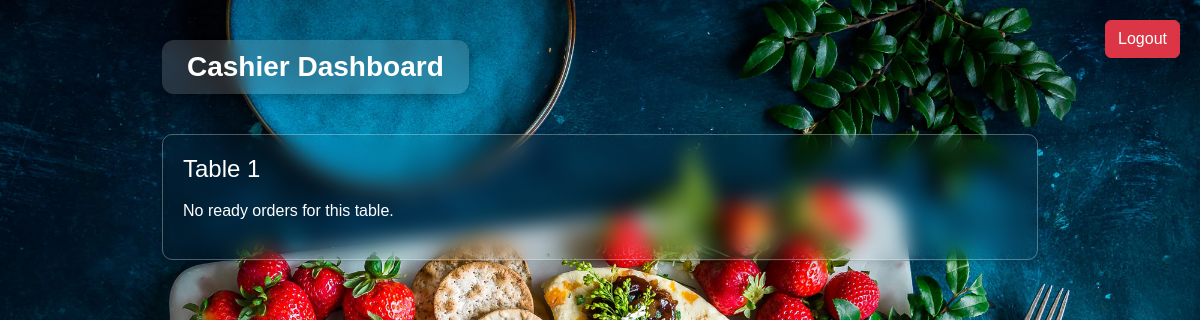
Before: /cashier/ with the older database file.
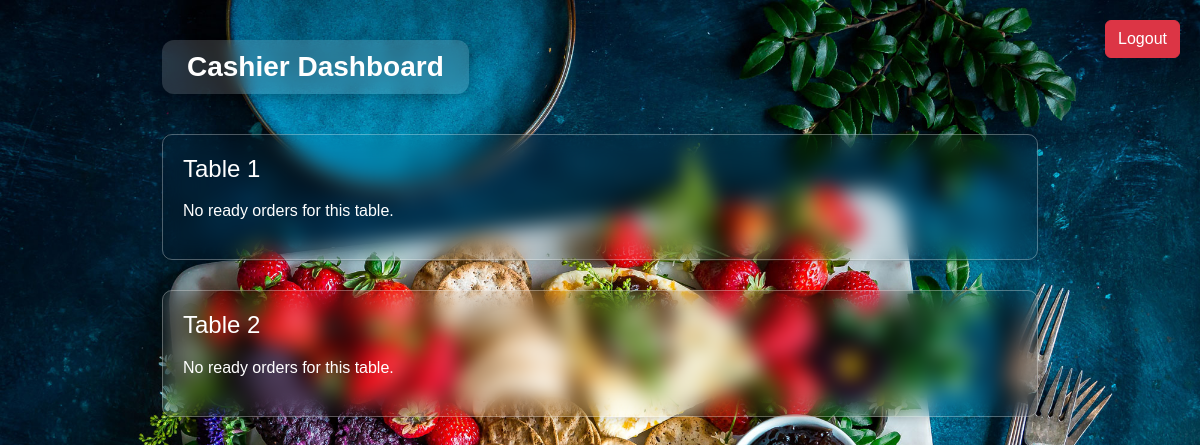
After: the same page with the newer database file.
### app/models.py (models this page shows)
class Tables(models.Model):
    number=models.IntegerField(unique=True)
    capacity=models.IntegerField()
    location=models.CharField(max_length=100)
    status = models.CharField(max_length=20, default="available")

### app/views.py (the view)
# urls.py: path('cashier/', views.cashier_dashboard, name='cashier_dashboard'),
def cashier_dashboard(request):
    tables = Tables.objects.all()
    table_orders = []
    for table in tables:
        ready_orders = (
            Orders.objects.filter(table=table.number, status='ready')
            .values('Foodid__foodname', 'Foodid__price', 'Foodid__id')
            .annotate(
                quantity=Count('id'),
                total_price=Sum('total_amount')
            )
        )
        table_orders.append({
            "table": table,
            "ready_orders": list(ready_orders)
        })
    return render(request, "cashier_dashboard.html", {"table_orders": table_orders})

### templates/cashier_dashboard.html (shortened to what this page needs)
{% load static %}
<!DOCTYPE html>
<html lang="en">
<head>
  <link href="https://cdn.jsdelivr.net/npm/bootstrap@5.3.2/dist/css/bootstrap.min.css" rel="stylesheet">
</head>
<body>
  <a href="{% url 'logout' %}" class="btn btn-danger logout-btn">Logout</a>
  <div class="container">
    <h2>Cashier Dashboard</h2>
    {% for t in table_orders %}
      <div class="table-card">
        <h4 class="mb-3">Table {{ t.table.number }}</h4>
        {% if t.ready_orders %}
        <table class="table table-bordered text-center align-middle">
          <thead class="table-dark">
            <tr>
              <th>Item</th>
              <th>Qty</th>
              <th>Price</th>
              <th>Total</th>
            </tr>
          </thead>
          <tbody>
            {% for order in t.ready_orders %}
            <tr>
              <td>{{ order.Foodid__foodname }}</td>
              <td>{{ order.quantity }}</td>
              <td>₹{{ order.Foodid__price }}</td>
              <td>₹{{ order.total_price }}</td>
            </tr>
            {% endfor %}
          </tbody>
        </table>
        <div class="text-end mt-3">
          <a href="{% url 'bill_table' t.table.number %}" class="btn btn-primary btn-lg">
            Generate Bill
          </a>
        </div>
        {% else %}
          <p style="color: white;">No ready orders for this table.</p>
        {% endif %}
      </div>
    {% endfor %}
  </div>
</body>
</html>

Changed rows visible on the page:
added Tables: table.number "2"
